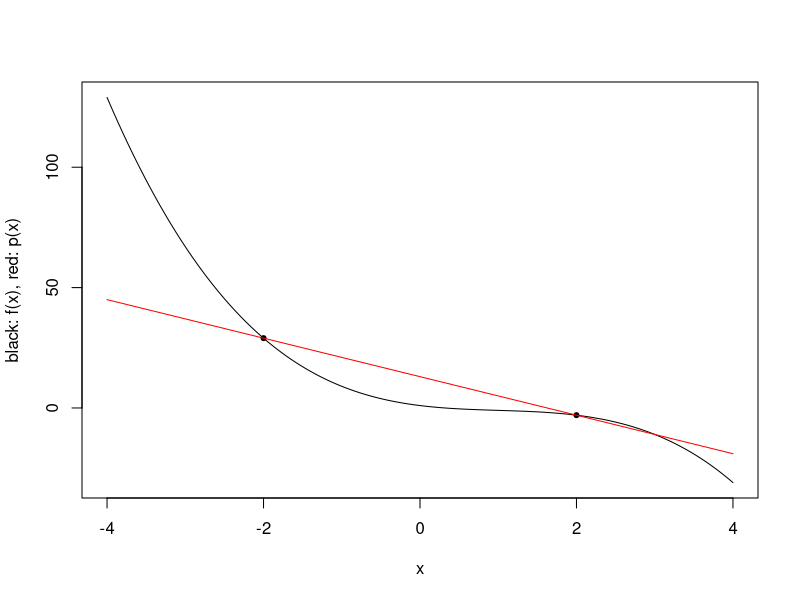
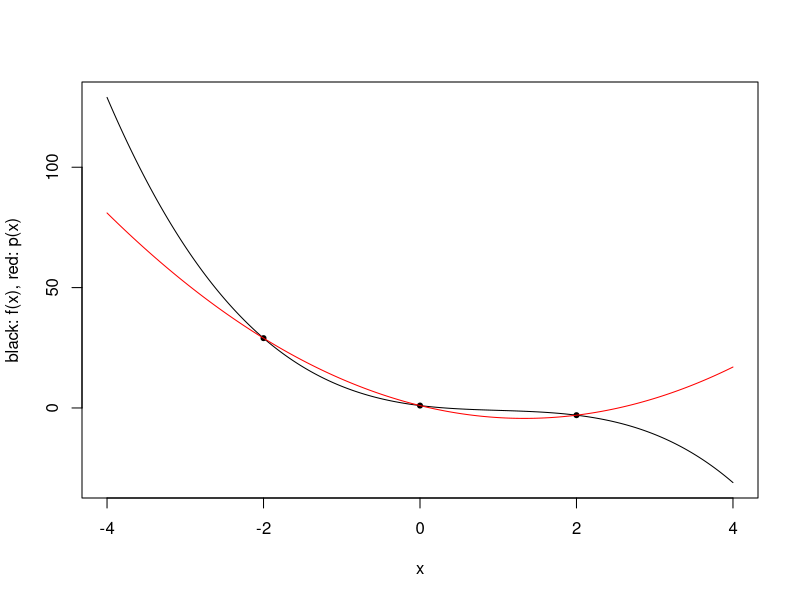
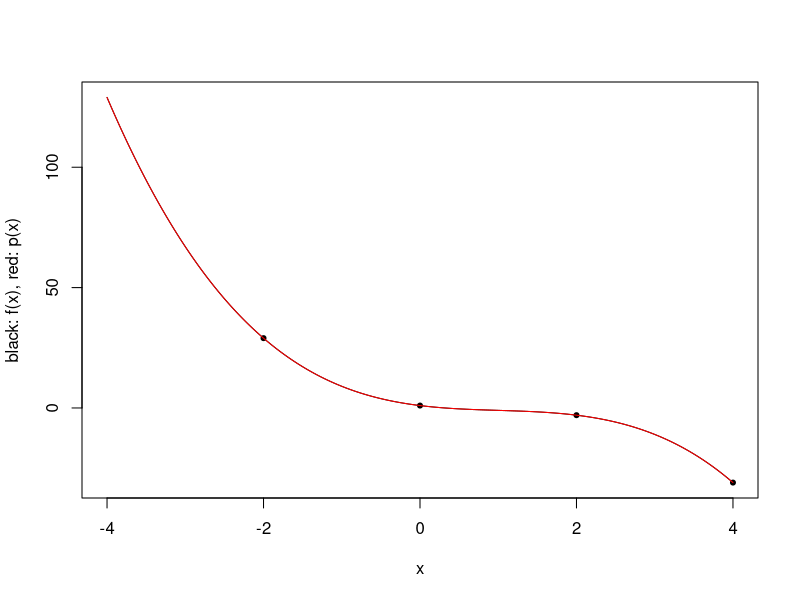
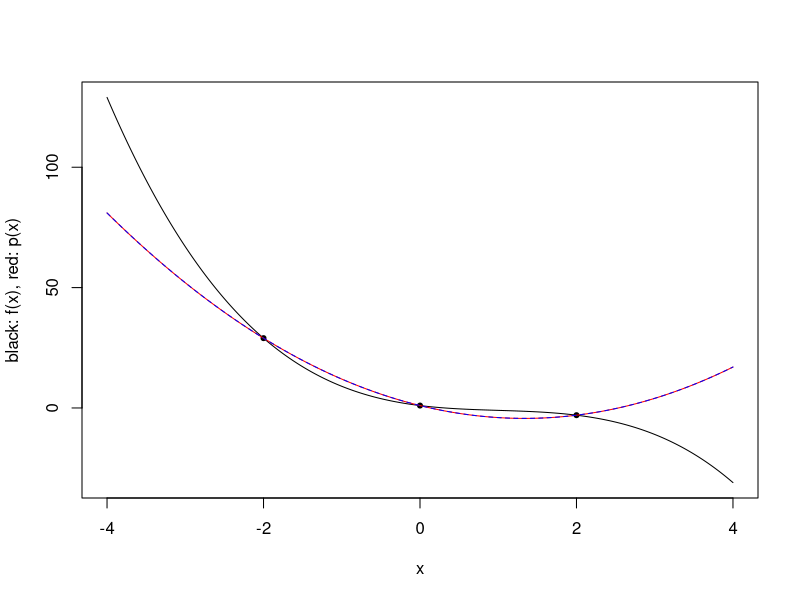
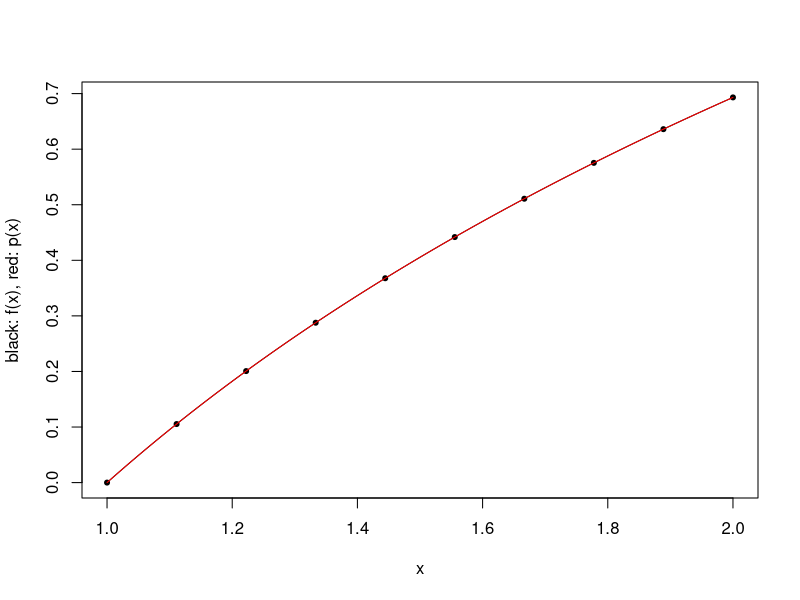
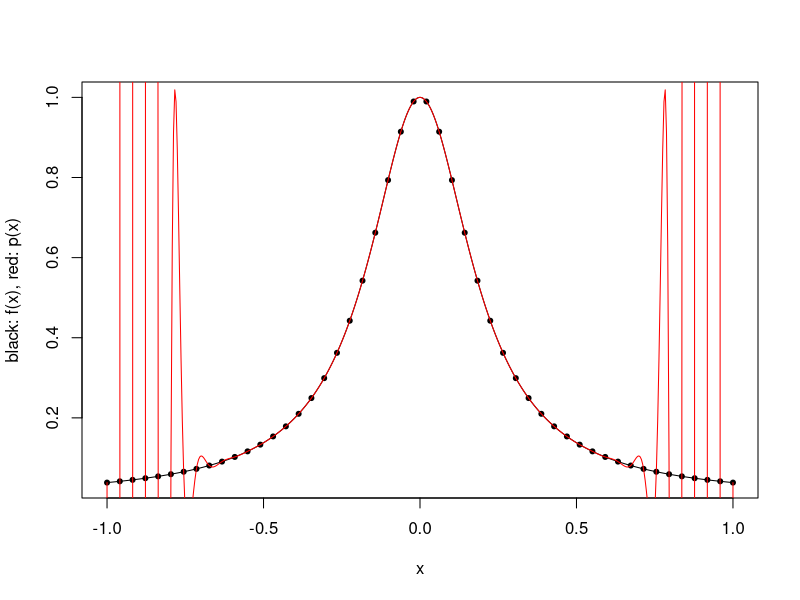
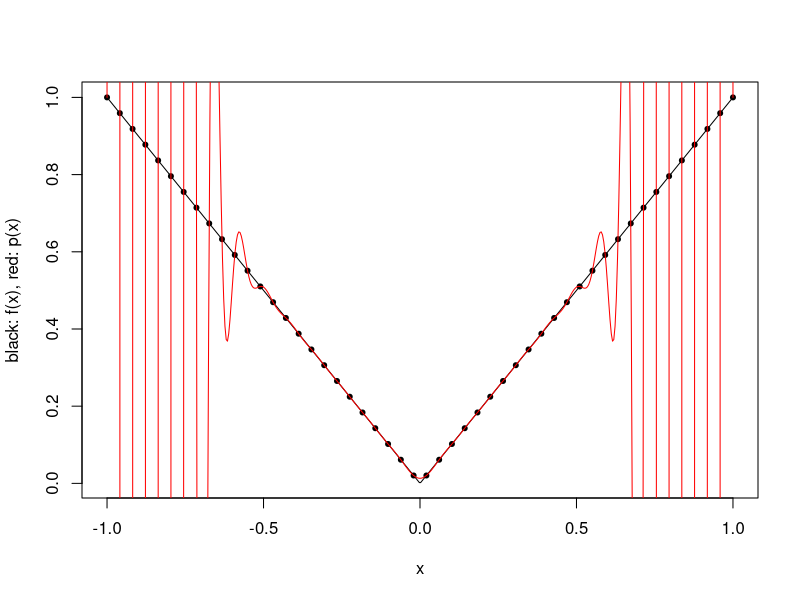
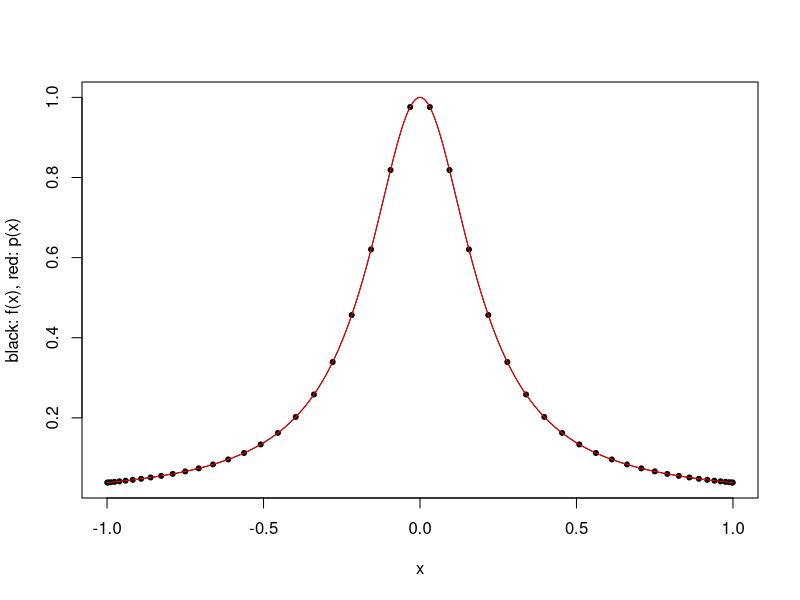

R code for these plots, in order:
## ---- chunk 1
library(tidyverse)
## ---- chunk 2
construct.interpolating.polynomial <- function(f, xs) {
  k <- length(xs)
  fxs <- f(xs)
  p <- function(x) {
    value <- 0
    for (i in 1:k) {
      fi <- fxs[i]
      zs <- xs[setdiff(1:k,i)]
      li <- prod((x-zs)/(xs[i]-zs))
      value <- value + fi*li
    }
    return(value)
  }
  return(p)
}

plot.polynomial.approximation <- function(f, xs, a, b) {
  p <- construct.interpolating.polynomial(f, xs)
  vs <- seq(a, b, length.out=500)
  plot(vs, f(vs), type='l', xlab="x", ylab="black: f(x), red: p(x)")
  points(xs, f(xs), pch=20)
  lines(vs, vapply(vs, p, 0), col="red")
}

a <- -4
b <- 4

f <- function(x) {
  return(-x^3 + 3*x^2 - 4*x + 1)
}

plot.polynomial.approximation(f, c(-2, 2), a, b)
plot.polynomial.approximation(f, c(-2, 0, 2), a, b)
plot.polynomial.approximation(f, c(-2, 0, 2, 4), a, b)
## ---- chunk 3
construct.vandermonde.matrix <- function(xs) {
  k <- length(xs)
  A <- matrix(0, k, k)
  for (i in 1:k) {
    A[i,] <- xs[i]^(0:(k-1))
  }
  return(A)
}

compute.monomial.coefficients <- function(f, xs) {
  fxs <- f(xs)
  A <- construct.vandermonde.matrix(xs)
  coefficients <- solve(A, fxs)
  return(coefficients)
}

construct.polynomial <- function(coefficients) {
  k <- length(coefficients)
  p <- function(x) {
    return(sum(coefficients*x^(0:(k-1))))
  }
  return(p)
}

xs <- c(-2,0,2)
p <- construct.polynomial(compute.monomial.coefficients(f, xs))
plot.polynomial.approximation(f, xs, a, b)
vs <- seq(-4, 4, length.out=100)
lines(vs, vapply(vs, p, 0), col="blue", lty="dashed")
## ---- chunk 4
construct.uniform.point.set <- function(a, b, k) {
  if (k==1) return(a)
  return(seq(a, b, length.out=k))
}

a <- 1
b <- 2
plot.polynomial.approximation(log, construct.uniform.point.set(a, b, 10), a, b)
## ---- chunk 5
a <- -1
b <- 1
f <- function(x) return(1/(1+25*x^2))
plot.polynomial.approximation(f, construct.uniform.point.set(a,b,50), a, b)
## ---- chunk 6
a <- -1
b <- 1
plot.polynomial.approximation(abs, construct.uniform.point.set(a,b,50), a, b)
## ---- chunk 7
construct.chebyshev.point.set <- function(k) {
  return(cos((2*(1:k)-1)/2/k*pi))
}

plot.polynomial.approximation(f, construct.chebyshev.point.set(50), a, b)
plot.polynomial.approximation(abs, construct.chebyshev.point.set(50), a, b)
## ---- chunk 8
hist(construct.chebyshev.point.set(10000))
## ---- chunk 9
# get the endpoints of the subintervals
get.subinterval.points <- function(a, b, nintervals) {
  return(seq(a, b, length.out=nintervals+1))
}

# returns which subinterval a point x is in
get.subinterval <- function(x, a, b, nintervals) {
  h <- (b-a)/nintervals
  return(min(max(1,ceiling((x-a)/h)),nintervals))
}

# get the k interpolation points in the interval
# this depends on the whether the scheme is open or closed
get.within.subinterval.points <- function(a, b, k, closed) {
  if (closed) {
    return(seq(a, b, length.out=k))
  } else {
    h <- (b-a)/(k+1)
    return(seq(a+h,b-h,h))
  }
}

construct.piecewise.polynomial.approximation <- function(f, a, b, nintervals, k, closed) {
  ps <- vector("list", nintervals)
  subinterval.points <- get.subinterval.points(a, b, nintervals)
  for (i in 1:nintervals) {
    left <- subinterval.points[i]
    right <- subinterval.points[i+1]
    points <- get.within.subinterval.points(left, right, k, closed)
    p <- construct.interpolating.polynomial(f, points)
    ps[[i]] <- p
  }
  p <- function(x) {
    return(ps[[get.subinterval(x, a, b, nintervals)]](x))
  }
  return(p)
}

plot.piecewise.polynomial.approximation <- function(f, a, b, nintervals, k, closed) {
  p <- construct.piecewise.polynomial.approximation(f, a, b, nintervals, k, closed)
  vs <- seq(a, b, length.out=500)
  plot(vs, f(vs), type='l', xlab="x", ylab="black: f(x), red: p(x)")
  lines(vs, vapply(vs, p, 0), col="red")
  subinterval.points <- get.subinterval.points(a, b, nintervals)
  for (i in 1:nintervals) {
    left <- subinterval.points[i]
    right <- subinterval.points[i+1]
    pts <- get.within.subinterval.points(left, right, k, closed)
    points(pts, f(pts), pch=20, col="blue")
  }
  abline(v = subinterval.points)
}
## ---- chunk 10
plot.piecewise.polynomial.approximation(sin, 0, 10, 5, 1, TRUE)
plot.piecewise.polynomial.approximation(sin, 0, 10, 5, 2, TRUE)
plot.piecewise.polynomial.approximation(sin, 0, 10, 5, 2, FALSE)
plot.piecewise.polynomial.approximation(sin, 0, 10, 5, 3, TRUE)
plot.piecewise.polynomial.approximation(sin, 0, 10, 20, 1, TRUE)
plot.piecewise.polynomial.approximation(sin, 0, 10, 20, 1, FALSE)
## ---- chunk 11
change.domain <- function(f, a, b, c, d) {
  g <- function(y) {
    return((b-a)/(d-c)*f(a + (b-a)/(d-c)*(y-c)))
  }
  return(g)
}

# test out the function using R's integrate function
integrate(sin, 0, 10)
g = change.domain(sin, 0, 10, -1, 1)
integrate(g, -1, 1)
## ---- chunk 12
newton.cotes <- function(f, a, b, k, closed) {
  if (k == 1) {
    if (closed) {
      return((b-a)*f(a))
    } else {
      return((b-a)*f((a+b)/2))
    }
  }
  if (k == 2 && closed) {
    return((b-a)/2*(f(a)+f(b)))
  }
  if (k == 3 && closed) {
    return((b-a)/6*(f(a)+4*f((a+b)/2)+f(b)))
  }
  stop("not implemented")
}

nc.example <- function(f, name, value) {
  df <- data.frame(f=character(), rule=character(), error=numeric())
  df <- rbind(df, data.frame(f=name, rule="Rectangular", error=newton.cotes(f,0,1,1,TRUE)-value))
  df <- rbind(df, data.frame(f=name, rule="Midpoint", error=newton.cotes(f,0,1,1,FALSE)-value))
  df <- rbind(df, data.frame(f=name, rule="Trapezoidal", error=newton.cotes(f,0,1,2,TRUE)-value))
  df <- rbind(df, data.frame(f=name, rule="Simpson's", error=newton.cotes(f,0,1,3,TRUE)-value))
  return(df)
}

df <- nc.example(function(x) x, "x", 1/2)
df <- rbind(df, nc.example(function(x) x^2, "x^2", 1/3))
df <- rbind(df, nc.example(function(x) x^3, "x^3", 1/4))
df <- rbind(df, nc.example(function(x) x^4, "x^4", 1/5))

ggplot(df, aes(fill=rule, y=error, x=f)) + geom_bar(position="dodge", stat="identity")
## ---- chunk 13
composite.rule <- function(f, a, b, subintervals, rule) {
  subinterval.points <- get.subinterval.points(a, b, subintervals)
  s <- 0
  for (i in 1:subintervals) {
    left <- subinterval.points[i]
    right <- subinterval.points[i+1]
    s <- s + rule(f, left, right)
  }
  return(s)
}

# composite Newton--Cotes
composite.nc <- function(f, a, b, subintervals, k, closed) {
  rule <- function(f, left, right) {
    newton.cotes(f, left, right, k, closed)
  }
  return(composite.rule(f, a, b, subintervals, rule))
}
## ---- chunk 14
ms <- c(10:19, seq(20, 500, 10))

composite.rectangular <- vapply(ms, function(m) composite.nc(sin, 0, 10, m, 1, TRUE), 0)

composite.midpoints <- vapply(ms, function(m) composite.nc(sin, 0, 10, m, 1, FALSE), 0)

composite.trapezoidal <- vapply(ms, function(m) composite.nc(sin, 0, 10, m, 2, TRUE), 0)

composite.simpsons <- vapply(ms, function(m) composite.nc(sin, 0, 10, m, 3, TRUE), 0)

val <- 1-cos(10) # integral of sin(x) for x=0..10
v1 <- -sin(10)/10 # integral of sin'(x)/10 for x=0..10
v2 <- val/10 # integral of sin(x)/10 for x=0..10

tr <- tibble(m=ms, rule="rectangular", log.error=log(composite.rectangular - val),
             theory=log(v1*1/2*10^2/ms))
tt <- tibble(m=ms, rule="trapezoidal", log.error=log(val - composite.trapezoidal),
             theory=log(v2*1/12*10^3/ms^2))
tm <- tibble(m=ms, rule="midpoints", log.error=log(composite.midpoints - val),
            theory=log(v2*1/24*10^3/ms^2))
ts <- tibble(m=ms, rule="simpsons", log.error=log(composite.simpsons - val),
            theory=log(v2*1/2880*10^5/ms^4))
tib <- bind_rows(tr, tt, tm, ts)
ggplot(tib, aes(x=m, colour=rule)) + geom_point(aes(y=log.error)) + geom_line(aes(y=theory))
## ---- chunk 15
pts <- c(-sqrt(3/5), 0, sqrt(3/5))
f <- function(x) 1 + x + x^2 + x^3 + x^4 + x^5
plot.polynomial.approximation(f, pts, -1, 1)
## ---- chunk 16
p3 <- function(x) x^3 - 0.6*x
q <- function(x) x^2+x+1.6
r <- function(x) 1.6*x^2+1.96*x+1

p3q <- function(x) p3(x)*q(x)
plot.polynomial.approximation(p3q, pts, -1, 1)
## ---- chunk 17
plot.polynomial.approximation(f, pts, -1, 1)
vs <- seq(-1,1,0.01)
lines(vs, r(vs), col="blue", lty="dashed")
## ---- chunk 18
gauss.legendre.canonical <- function(f, k) {
  if (k == 1) {
    return(2*f(0))
  }
  if (k == 2) {
    return(f(-1/sqrt(3)) + f(1/sqrt(3)))
  }
  if (k == 3) {
    return(5/9*f(-sqrt(3/5)) + 8/9*f(0) + 5/9*f(sqrt(3/5)))
  }
  if (k == 4) {
    tmp <- 2/7*sqrt(6/5)
    xs <- rep(0, 4)
    xs[1] <- sqrt(3/7 - tmp)
    xs[2] <- -sqrt(3/7 - tmp)
    xs[3] <- sqrt(3/7 + tmp)
    xs[4] <- -sqrt(3/7 + tmp)
    ws <- rep(0, 4)
    ws[1] <- ws[2] <- (18+sqrt(30))/36
    ws[3] <- ws[4] <- (18-sqrt(30))/36
    return(sum(ws*vapply(xs, f, 0)))
  }
  if (k == 5) {
    tmp <- 2*sqrt(10/7)
    xs <- rep(0, 4)
    xs[1] <- 0
    xs[2] <- 1/3*sqrt(5 - tmp)
    xs[3] <- -1/3*sqrt(5 - tmp)
    xs[4] <- 1/3*sqrt(5 + tmp)
    xs[5] <- -1/3*sqrt(5 + tmp)
    ws <- rep(0, 5)
    ws[1] <- 128/225
    ws[2] <- ws[3] <- (322 + 13*sqrt(70))/900
    ws[4] <- ws[5] <- (322 - 13*sqrt(70))/900
    return(sum(ws*vapply(xs, f, 0)))
  }
  stop("not implemented")
}

gauss.legendre <- function(f, a, b, k) {
  g <- change.domain(f, a, b, -1, 1)  
  gauss.legendre.canonical(g, k)
}
## ---- chunk 19
composite.gauss.legendre <- function(f, a, b, subintervals, k) {
  rule <- function(f, left, right) {
    gauss.legendre(f, left, right, k)
  }
  return(composite.rule(f, a, b, subintervals, rule))
}

composite.gl.3 <- vapply(ms, function(m) composite.gauss.legendre(sin, 0, 10, m, 3), 0)
composite.gl.3[log(abs(composite.gl.3 - val)) < -33] <- NA

composite.gl.4 <- vapply(ms, function(m) composite.gauss.legendre(sin, 0, 10, m, 4), 0)
composite.gl.4[log(abs(composite.gl.4 - val)) < -33] <- NA

composite.gl.5 <- vapply(ms, function(m) composite.gauss.legendre(sin, 0, 10, m, 5), 0)
composite.gl.5[log(abs(composite.gl.5 - val)) < -33] <- NA

tg3 <- tibble(m=ms, rule="gauss-legendre 3", log.error=log(abs(composite.gl.3- val)),
            theory=log(0.18*factorial(3)^4/factorial(2*3)^3/(2*3+1)*10^7/ms^6))
tg4 <- tibble(m=ms, rule="gauss-legendre 4", log.error=log(abs(composite.gl.4- val)),
            theory=log(0.18*factorial(4)^4/factorial(2*4)^3/(2*4+1)*10^9/ms^8))
tg5 <- tibble(m=ms, rule="gauss-legendre 5", log.error=log(abs(composite.gl.5- val)),
            theory=log(0.18*factorial(5)^4/factorial(2*5)^3/(2*5+1)*10^11/ms^10))
tib <- bind_rows(tr, tt, tm, ts, tg3, tg4, tg5)
ggplot(tib, aes(x=m, colour=rule)) + geom_point(aes(y=log.error), na.rm=TRUE) + geom_line(aes(y=theory))

## ---- chunk 20
# approximates multiple integrals using nested composite Gauss--Legendre (k=5)
# f should take a vector of length d as input, and as and bs should be the lower
# and upper limits of integration
my.integrate <- function(f, as, bs, subintervals) {
  stopifnot(length(as) == length(bs))
  d <- length(as) # dimension is length of limit vectors
  if (d == 1) {
    # just integrate the 1D function
    return(composite.gauss.legendre(f, as, bs, subintervals, 5))
  } else {
    # define a 1D function obtained by (approximately) integrating x_2,...,x_d
    g.hat <- function(x) {
      my.integrate(function(y) f(c(x,y)), as[2:d], bs[2:d], subintervals)
    }
    # integrate g.hat
    return(composite.gauss.legendre(g.hat, as[1], bs[1], subintervals, 5))
  }
}
## ---- chunk 21
f <- function(x) {
  sin(sum(x))
}

# actual value is 2
vapply(1:7, function(m) my.integrate(f, rep(0,3), rep(8*pi+3*pi/2,3), m), 0)
